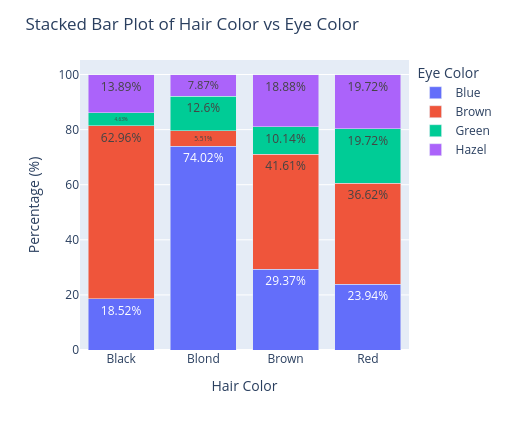

The code cell stored with this chart in its notebook:
### Markdown cell above
As the p-value is very small, we reject the null hypothesis of independence.
`Chi-square test: confirms association exists`

So, we shall to explore the association between these two categorical variables.

### Code cell
import plotly.express as px
import pandas as pd

# Ensure clean column names
df.columns = df.columns.str.strip()

# Group by Hair and Eye using frequency
df_freq = (
    hair.groupby(['Hair', 'Eye'])['Freq']
      .sum()
      .reset_index()
)

# Convert to percentage within each Hair group
df_freq['percent'] = (
    df_freq.groupby('Hair')['Freq']
           .apply(lambda x: x / x.sum() * 100)
           .reset_index(level=0, drop=True)
)

# Plot
fig = px.bar(
    df_freq,
    x="Hair",
    y="percent",
    color="Eye",
    barmode="stack",
    text=df_freq['percent'].round(2).astype(str) + '%'
)

fig.update_layout(
    width=510,
    height=430,
    title='Stacked Bar Plot of Hair Color vs Eye Color',
    xaxis_title='Hair Color',
    yaxis_title='Percentage (%)',
    legend_title='Eye Color'
)

fig.update_traces(textposition='inside')
fig.show()

### Figure 1 — Plotly figure (JSON) as saved in the notebook; plotly's stock layout.template omitted (floating-point values rounded to 4 significant figures)
{"data": [{"alignmentgroup": "True", "hovertemplate": "Eye=Blue<br>Hair=%{x}<br>percent=%{y}<br>text=%{text}<extra></extra>", "legendgroup": "Blue", "marker": {"color": "#636efa", "pattern": {"shape": ""}}, "name": "Blue", "offsetgroup": "Blue", "orientation": "v", "showlegend": true, "text": ["18.52%", "74.02%", "29.37%", "23.94%"], "textposition": "inside", "type": "bar", "x": ["Black", "Blond", "Brown", "Red"], "xaxis": "x", "y": [18.52, 74.02, 29.37, 23.94], "yaxis": "y"}, {"alignmentgroup": "True", "hovertemplate": "Eye=Brown<br>Hair=%{x}<br>percent=%{y}<br>text=%{text}<extra></extra>", "legendgroup": "Brown", "marker": {"color": "#EF553B", "pattern": {"shape": ""}}, "name": "Brown", "offsetgroup": "Brown", "orientation": "v", "showlegend": true, "text": ["62.96%", "5.51%", "41.61%", "36.62%"], "textposition": "inside", "type": "bar", "x": ["Black", "Blond", "Brown", "Red"], "xaxis": "x", "y": [62.96, 5.512, 41.61, 36.62], "yaxis": "y"}, {"alignmentgroup": "True", "hovertemplate": "Eye=Green<br>Hair=%{x}<br>percent=%{y}<br>text=%{text}<extra></extra>", "legendgroup": "Green", "marker": {"color": "#00cc96", "pattern": {"shape": ""}}, "name": "Green", "offsetgroup": "Green", "orientation": "v", "showlegend": true, "text": ["4.63%", "12.6%", "10.14%", "19.72%"], "textposition": "inside", "type": "bar", "x": ["Black", "Blond", "Brown", "Red"], "xaxis": "x", "y": [4.63, 12.6, 10.14, 19.72], "yaxis": "y"}, {"alignmentgroup": "True", "hovertemplate": "Eye=Hazel<br>Hair=%{x}<br>percent=%{y}<br>text=%{text}<extra></extra>", "legendgroup": "Hazel", "marker": {"color": "#ab63fa", "pattern": {"shape": ""}}, "name": "Hazel", "offsetgroup": "Hazel", "orientation": "v", "showlegend": true, "text": ["13.89%", "7.87%", "18.88%", "19.72%"], "textposition": "inside", "type": "bar", "x": ["Black", "Blond", "Brown", "Red"], "xaxis": "x", "y": [13.89, 7.874, 18.88, 19.72], "yaxis": "y"}], "layout": {"barmode": "stack", "height": 430, "legend": {"title": {"text": "Eye Color"}, "tracegroupgap": 0}, "margin": {"t": 60}, "title": {"text": "Stacked Bar Plot of Hair Color vs Eye Color"}, "width": 510, "xaxis": {"anchor": "y", "domain": [0, 1], "title": {"text": "Hair Color"}}, "yaxis": {"anchor": "x", "domain": [0, 1], "title": {"text": "Percentage (%)"}}}}
